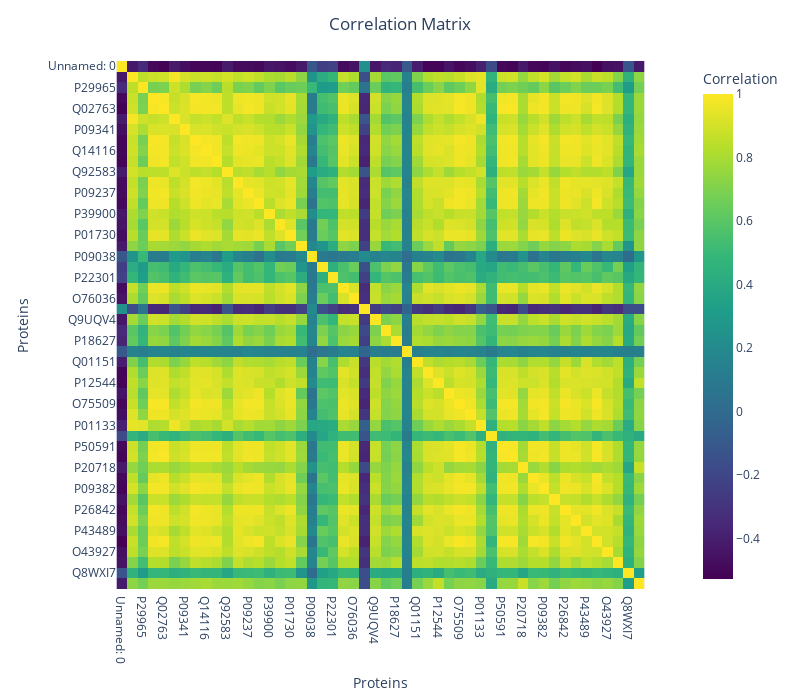

The cell this chart's notebook holds for it:
### Code cell
#Use Plotly to produce interactive heatmaps or scatter plots, 
#enable to zoom in on areas of interest and explore relationships more dynamically.

import plotly.express as px
import plotly.io as pio

#correlation_matrix = df.corr()



# Example for a heatmap using Plotly
fig = px.imshow(correlation_matrix, color_continuous_scale='Viridis', 
                labels=dict(x="Proteins", y="Proteins", color="Correlation"))




fig.update_layout(
    title={
        'text': "Correlation Matrix",
        'x': 0.5,  # Center the title
        'xanchor': 'center'  # Anchor the title at the center
    },
    width=800,  # Set width
    height=700   # Set height
)

fig.show()

### Figure 1 — Plotly figure (JSON) as saved in the notebook; plotly's stock layout.template omitted (floating-point values rounded to 4 significant figures; data arrays with more than 128 entries replaced by an {"elided": "..."} marker saying what was removed)
{"data": [{"coloraxis": "coloraxis", "hovertemplate": "Proteins: %{x}<br>Proteins: %{y}<br>Correlation: %{z}<extra></extra>", "name": "0", "type": "heatmap", "x": ["Unnamed: 0", "Q15389", "P29965", "P49763", "Q02763", "P01127", "P09341", "O00182", "Q14116", "P09601", "Q92583", "P10147", "P09237", "P07585", "P39900", "Q9BQ51", "P01730", "P13500", "P09038", "P10747", "P22301", "Q13241", "O76036", "P48061", "Q9UQV4", "P42701", "P18627", "P05113", "Q01151", "O95727", "P12544", "Q9NP84", "O75509", "P15692", "P01133", "P05231", "P50591", "P35968", "P20718", "P48023", "P09382", "Q16790", "P26842", "P14210", "P43489", "O75144", "O43927", "P32970", "Q8WXI7", "P10144"], "xaxis": "x", "y": ["Unnamed: 0", "Q15389", "P29965", "P49763", "Q02763", "P01127", "P09341", "O00182", "Q14116", "P09601", "Q92583", "P10147", "P09237", "P07585", "P39900", "Q9BQ51", "P01730", "P13500", "P09038", "P10747", "P22301", "Q13241", "O76036", "P48061", "Q9UQV4", "P42701", "P18627", "P05113", "Q01151", "O95727", "P12544", "Q9NP84", "O75509", "P15692", "P01133", "P05231", "P50591", "P35968", "P20718", "P48023", "P09382", "Q16790", "P26842", "P14210", "P43489", "O75144", "O43927", "P32970", "Q8WXI7", "P10144"], "yaxis": "y", "z": {"elided": "50x50 float values"}}], "layout": {"coloraxis": {"colorbar": {"title": {"text": "Correlation"}}, "colorscale": [[0, "#440154"], [0.1111, "#482878"], [0.2222, "#3e4989"], [0.3333, "#31688e"], [0.4444, "#26828e"], [0.5556, "#1f9e89"], [0.6667, "#35b779"], [0.7778, "#6ece58"], [0.8889, "#b5de2b"], [1, "#fde725"]]}, "height": 700, "margin": {"t": 60}, "title": {"text": "Correlation Matrix", "x": 0.5, "xanchor": "center"}, "width": 800, "xaxis": {"anchor": "y", "constrain": "domain", "domain": [0, 1], "scaleanchor": "y", "title": {"text": "Proteins"}}, "yaxis": {"anchor": "x", "autorange": "reversed", "constrain": "domain", "domain": [0, 1], "title": {"text": "Proteins"}}}}
